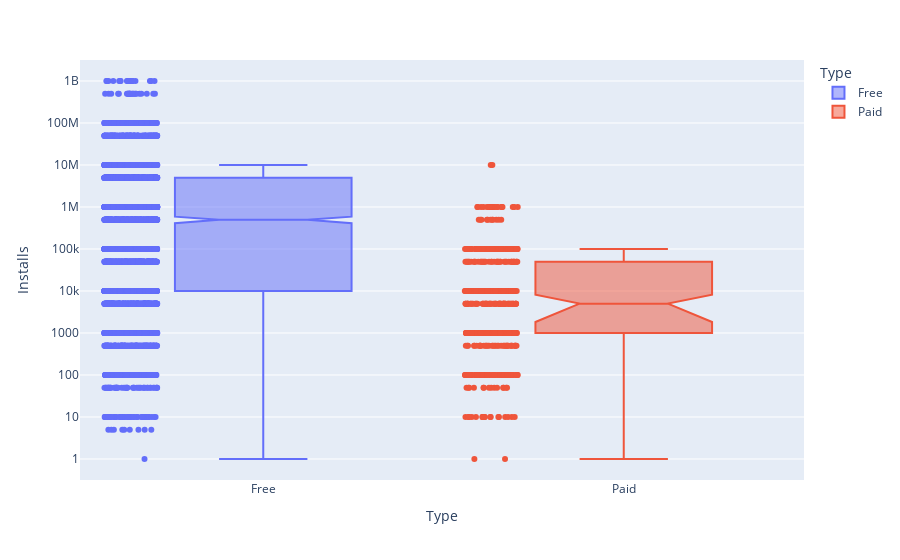

The cell this chart's notebook holds for it:
### Markdown cell above
# Plotly Box Plots: Lost Downloads for Paid Apps

**Challenge**: Create a box plot that shows the number of Installs for free versus paid apps. How does the median number of installations compare? Is the difference large or small?

Use the [Box Plots Guide](https://plotly.com/python/box-plots/) and the [.box API reference](https://plotly.com/python-api-reference/generated/plotly.express.box.html) to create the following chart. 

<img src=https://imgur.com/uVsECT3.png>

### Code cell
px.box(data_frame=df_apps_clean,x='Type',y='Installs',log_y=True,color='Type',points='all',notched=True,height=800)

### Figure 1 — Plotly figure (JSON) as saved in the notebook; plotly's stock layout.template omitted (floating-point values rounded to 4 significant figures; data arrays with more than 128 entries replaced by an {"elided": "..."} marker saying what was removed)
{"data": [{"alignmentgroup": "True", "boxpoints": "all", "hovertemplate": "Type=%{x}<br>Installs=%{y}<extra></extra>", "legendgroup": "Free", "marker": {"color": "#636efa"}, "name": "Free", "notched": true, "offsetgroup": "Free", "orientation": "v", "showlegend": true, "type": "box", "x": {"elided": "7595 str values"}, "x0": " ", "xaxis": "x", "y": {"elided": "7595 int values"}, "y0": " ", "yaxis": "y"}, {"alignmentgroup": "True", "boxpoints": "all", "hovertemplate": "Type=%{x}<br>Installs=%{y}<extra></extra>", "legendgroup": "Paid", "marker": {"color": "#EF553B"}, "name": "Paid", "notched": true, "offsetgroup": "Paid", "orientation": "v", "showlegend": true, "type": "box", "x": {"elided": "589 str values"}, "x0": " ", "xaxis": "x", "y": {"elided": "589 int values"}, "y0": " ", "yaxis": "y"}], "layout": {"autosize": true, "boxmode": "overlay", "legend": {"title": {"text": "Type"}, "tracegroupgap": 0}, "margin": {"t": 60}, "xaxis": {"anchor": "y", "autorange": true, "categoryarray": ["Free", "Paid"], "categoryorder": "array", "domain": [0, 1], "range": [-0.5044, 1.5], "title": {"text": "Type"}, "type": "category"}, "yaxis": {"anchor": "x", "autorange": true, "domain": [0, 1], "range": [-0.5, 9.5], "title": {"text": "Installs"}, "type": "log"}}}
